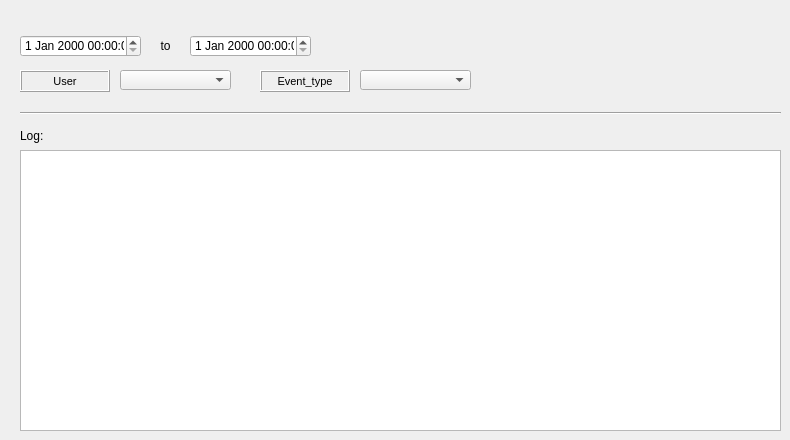
   <widget class="QWidget" name="tab_22">
    <attribute name="title">
     <string>Log</string>
    </attribute>
    <widget class="QLabel" name="label_to_3">
     <property name="geometry">
      <rect>
       <x>150</x>
       <y>35</y>
       <width>31</width>
       <height>22</height>
      </rect>
     </property>
     <property name="font">
      <font>
       <pointsize>9</pointsize>
      </font>
     </property>
     <property name="frameShape">
      <enum>QFrame::NoFrame</enum>
     </property>
     <property name="frameShadow">
      <enum>QFrame::Raised</enum>
     </property>
     <property name="text">
      <string>to</string>
     </property>
     <property name="textFormat">
      <enum>Qt::AutoText</enum>
     </property>
     <property name="scaledContents">
      <bool>false</bool>
     </property>
     <property name="alignment">
      <set>Qt::AlignCenter</set>
     </property>
     <property name="margin">
      <number>3</number>
     </property>
    </widget>
    <widget class="QLabel" name="label_log">
     <property name="geometry">
      <rect>
       <x>20</x>
       <y>125</y>
       <width>90</width>
       <height>22</height>
      </rect>
     </property>
     <property name="font">
      <font>
       <pointsize>9</pointsize>
      </font>
     </property>
     <property name="frameShape">
      <enum>QFrame::NoFrame</enum>
     </property>
     <property name="frameShadow">
      <enum>QFrame::Plain</enum>
     </property>
     <property name="text">
      <string>Log:</string>
     </property>
     <property name="textFormat">
      <enum>Qt::AutoText</enum>
     </property>
     <property name="scaledContents">
      <bool>false</bool>
     </property>
     <property name="alignment">
      <set>Qt::AlignLeading|Qt::AlignLeft|Qt::AlignVCenter</set>
     </property>
     <property name="margin">
      <number>3</number>
     </property>
    </widget>
    <widget class="QDateTimeEdit" name="dateTimeEdit_31">
     <property name="geometry">
      <rect>
       <x>20</x>
       <y>35</y>
       <width>121</width>
       <height>22</height>
      </rect>
     </property>
    </widget>
    <widget class="QTableWidget" name="tableWidget_20">
     <property name="geometry">
      <rect>
       <x>20</x>
       <y>150</y>
       <width>761</width>
       <height>281</height>
      </rect>
     </property>
    </widget>
    <widget class="Line" name="line_14">
     <property name="geometry">
      <rect>
       <x>20</x>
       <y>105</y>
       <width>761</width>
       <height>16</height>
      </rect>
     </property>
     <property name="orientation">
      <enum>Qt::Horizontal</enum>
     </property>
    </widget>
    <widget class="QDateTimeEdit" name="dateTimeEdit_32">
     <property name="geometry">
      <rect>
       <x>190</x>
       <y>35</y>
       <width>121</width>
       <height>22</height>
      </rect>
     </property>
    </widget>
    <widget class="QComboBox" name="comboBox_88">
     <property name="geometry">
      <rect>
       <x>120</x>
       <y>70</y>
       <width>111</width>
       <height>20</height>
      </rect>
     </property>
    </widget>
    <widget class="QLabel" name="label_user_3">
     <property name="geometry">
      <rect>
       <x>20</x>
       <y>70</y>
       <width>90</width>
       <height>22</height>
      </rect>
     </property>
     <property name="font">
      <font>
       <pointsize>8</pointsize>
      </font>
     </property>
     <property name="frameShape">
      <enum>QFrame::Box</enum>
     </property>
     <property name="frameShadow">
      <enum>QFrame::Raised</enum>
     </property>
     <property name="text">
      <string>User</string>
     </property>
     <property name="textFormat">
      <enum>Qt::AutoText</enum>
     </property>
     <property name="scaledContents">
      <bool>false</bool>
     </property>
     <property name="alignment">
      <set>Qt::AlignCenter</set>
     </property>
     <property name="margin">
      <number>3</number>
     </property>
    </widget>
    <widget class="QLabel" name="label_event_type">
     <property name="geometry">
      <rect>
       <x>260</x>
       <y>70</y>
       <width>90</width>
       <height>22</height>
      </rect>
     </property>
     <property name="font">
      <font>
       <pointsize>8</pointsize>
      </font>
     </property>
     <property name="frameShape">
      <enum>QFrame::Box</enum>
     </property>
     <property name="frameShadow">
      <enum>QFrame::Raised</enum>
     </property>
     <property name="text">
      <string>Event_type</string>
     </property>
     <property name="textFormat">
      <enum>Qt::AutoText</enum>
     </property>
     <property name="scaledContents">
      <bool>false</bool>
     </property>
     <property name="alignment">
      <set>Qt::AlignCenter</set>
     </property>
     <property name="margin">
      <number>3</number>
     </property>
    </widget>
    <widget class="QComboBox" name="comboBox_89">
     <property name="geometry">
      <rect>
       <x>360</x>
       <y>70</y>
       <width>111</width>
       <height>20</height>
      </rect>
     </property>
    </widget>
   </widget>
